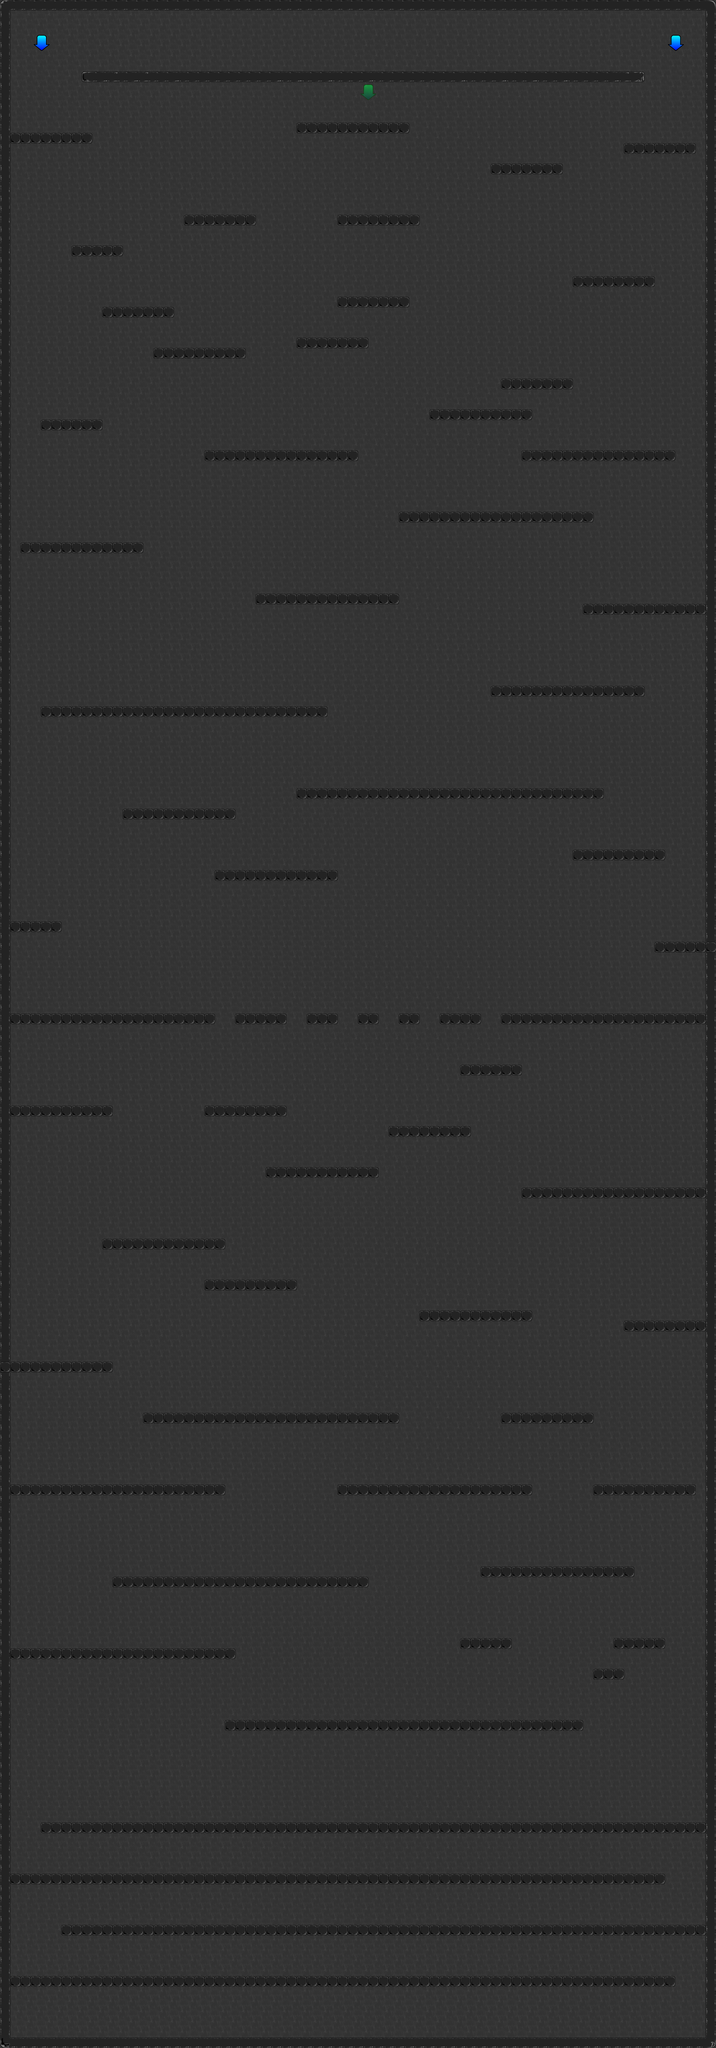

The image is a tile-based game level rendered from a .tmx file. Its description and source (layers, tilesets, objects; grid data summarised) follow:
An orthogonal 70x200 tile map with 32x32 px tiles, 4 tile layers (BG, FG, solid, wall), 10 tilesets and 50 objects (24x monstru, 14x health_add, 10x solaris, player, end).

<map version="1.0" orientation="orthogonal" width="70" height="200" tilewidth="32" tileheight="32" backgroundcolor="#b8b8b8">
 <properties>
  <property name="gravity" value="3" />
  <property name="speed" value="3" />
 </properties>
 <tileset firstgid="1" name="stone" tilewidth="32" tileheight="32">
  <properties>
   <property name="solid" value="" />
  </properties>
  <image source="stone.png" width="192" height="160" />
 </tileset>
 <tileset firstgid="31" name="pipe" tilewidth="32" tileheight="32">
  <properties>
   <property name="spike" value="" />
  </properties>
  <image source="pipe.png" width="128" height="128" />
 </tileset>
 <tileset firstgid="47" name="stone darker" tilewidth="32" tileheight="32">
  <properties>
   <property name="solid" value="" />
  </properties>
  <image source="stone_darker.png" width="192" height="160" />
 </tileset>
 <tileset firstgid="77" name="decorations" tilewidth="32" tileheight="32">
  <properties>
   <property name="solid" value="" />
  </properties>
  <image source="decorations.png" width="256" height="256" />
 </tileset>
 <tileset firstgid="141" name="small dark tile" tilewidth="32" tileheight="32">
  <image source="small_dark_tile.png" width="64" height="64" />
 </tileset>
 <tileset firstgid="145" name="stone textured" tilewidth="32" tileheight="32">
  <image source="stone_textured.png" width="192" height="160" />
 </tileset>
 <tileset firstgid="175" name="void" tilewidth="32" tileheight="32">
  <image source="void.png" width="128" height="32" />
 </tileset>
 <tileset firstgid="179" name="spike" tilewidth="32" tileheight="32">
  <image source="spike.png" width="512" height="512" />
 </tileset>
 <tileset firstgid="435" name="arrows" tilewidth="32" tileheight="32">
  <image source="arrows.png" width="512" height="512" />
 </tileset>
 <tileset firstgid="691" name="stopper" tilewidth="32" tileheight="32">
  <image source="stopper.png" width="125" height="32" />
 </tileset>
 <layer name="BG" width="70" height="200">
  <data>[14000 cells, 14000 non-empty, 4 distinct tile ids]</data>
 </layer>
 <layer name="FG" width="70" height="200">
  <data>[14000 cells, 12 non-empty, 8 distinct tile ids]</data>
 </layer>
 <layer name="solid" width="70" height="200">
  <data>[14000 cells, 1525 non-empty, 13 distinct tile ids]</data>
 </layer>
 <layer name="wall" width="70" height="200" opacity="0.9">
  <data>[14000 cells, 0 non-empty, 0 distinct tile ids]</data>
 </layer>
 <objectgroup color="#c80003" name="entitati" width="70" height="200">
  <object name="player" x="1093" y="67" width="64" height="64" />
  <object name="solaris" x="1101" y="3015" width="73" height="83" />
  <object name="monstru" x="930" y="2357" width="880" height="65" />
  <object name="health_add" x="2000" y="1770" width="94" height="97" />
  <object name="monstru" x="1246" y="1512" width="589" height="56" />
  <object name="monstru" x="318" y="878" width="222" height="56" />
  <object name="monstru" x="49" y="3042" width="595" height="71" />
  <object name="monstru" x="1585" y="3051" width="595" height="71" />
  <object name="monstru" x="1633" y="3593" width="595" height="71" />
  <object name="monstru" x="449" y="4303" width="776" height="86" />
  <object name="monstru" x="1055" y="4548" width="595" height="71" />
  <object name="monstru" x="1488" y="4784" width="522" height="86" />
  <object name="monstru" x="146" y="5569" width="2037" height="101" />
  <object name="monstru" x="724" y="5257" width="1034" height="80" />
  <object name="solaris" x="1507" y="791" width="73" height="83" />
  <object name="solaris" x="1304" y="2157" width="73" height="83" />
  <object name="solaris" x="1101" y="2915" width="73" height="83" />
  <object name="solaris" x="1270" y="3818" width="73" height="83" />
  <object name="solaris" x="846" y="4609" width="73" height="83" />
  <object name="solaris" x="2025" y="4260" width="73" height="83" />
  <object name="solaris" x="1079" y="5875" width="73" height="83" />
  <object name="health_add" x="988" y="1718" width="94" height="97" />
  <object name="health_add" x="864" y="1288" width="94" height="97" />
  <object name="health_add" x="558" y="2155" width="94" height="97" />
  <object name="health_add" x="842" y="2670" width="94" height="97" />
  <object name="health_add" x="1015" y="3106" width="94" height="97" />
  <object name="health_add" x="1267" y="3091" width="94" height="97" />
  <object name="health_add" x="988" y="3594" width="94" height="97" />
  <object name="health_add" x="1482" y="4061" width="94" height="97" />
  <object name="health_add" x="297" y="4573" width="94" height="97" />
  <object name="health_add" x="1339" y="4582" width="94" height="97" />
  <object name="health_add" x="1230" y="5318" width="94" height="97" />
  <object name="health_add" x="79" y="5800" width="94" height="97" />
  <object name="end" x="36" y="6206" width="79" height="155" />
  <object name="monstru" x="176" y="5906" width="2037" height="101" />
  <object name="monstru" x="55" y="6060" width="2037" height="101" />
  <object name="monstru" x="73" y="6251" width="2037" height="101" />
  <object name="solaris" x="140" y="6275" width="73" height="83" />
  <object name="solaris" x="2146" y="6203" width="73" height="83" />
  <object name="health_add" x="206" y="3315" width="94" height="97" />
  <object name="monstru" x="449" y="4303" width="776" height="86" />
  <object name="monstru" x="1585" y="3051" width="595" height="71" />
  <object name="monstru" x="1633" y="3593" width="595" height="71" />
  <object name="monstru" x="49" y="3042" width="595" height="71" />
  <object name="monstru" x="1055" y="4548" width="595" height="71" />
  <object name="monstru" x="91" y="5054" width="595" height="71" />
  <object name="monstru" x="1488" y="4784" width="522" height="86" />
  <object name="monstru" x="724" y="5257" width="1034" height="80" />
  <object name="monstru" x="146" y="5569" width="2037" height="101" />
  <object name="monstru" x="146" y="5569" width="2037" height="101" />
 </objectgroup>
</map>
